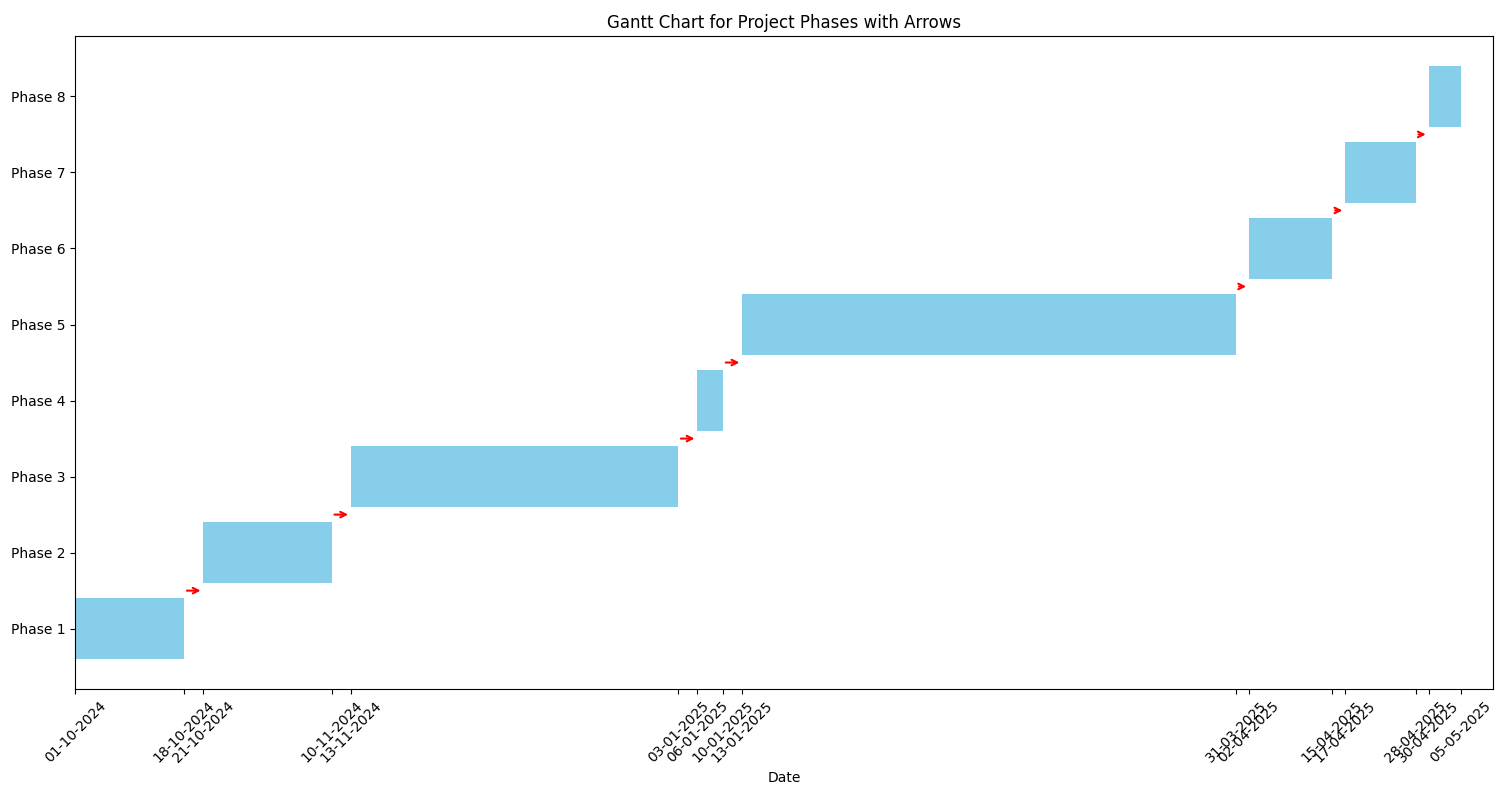

The script that drew this image:
import matplotlib.pyplot as plt
import pandas as pd
from matplotlib.dates import date2num, DateFormatter
from datetime import datetime, timedelta

# Define the project phases and deadlines using phase numbers only
project_phases = [
    {"Phase": "Phase 1", "Start": "2024-10-01", "End": "2024-10-18"},
    {"Phase": "Phase 2", "Start": "2024-10-21", "End": "2024-11-10"},
    {"Phase": "Phase 3", "Start": "2024-11-13", "End": "2025-01-03"},
    {"Phase": "Phase 4", "Start": "2025-01-06", "End": "2025-01-10"},
    {"Phase": "Phase 5", "Start": "2025-01-13", "End": "2025-03-31"},
    {"Phase": "Phase 6", "Start": "2025-04-02", "End": "2025-04-15"},
    {"Phase": "Phase 7", "Start": "2025-04-17", "End": "2025-04-28"},
    {"Phase": "Phase 8", "Start": "2025-04-30", "End": "2025-05-05"}
]

# Convert dates and prepare data for plotting
data = pd.DataFrame(project_phases)
data['Start'] = pd.to_datetime(data['Start'])
data['End'] = pd.to_datetime(data['End'])
data['Duration'] = data['End'] - data['Start']

# Plotting the Gantt chart with arrows connecting phases
fig, ax = plt.subplots(figsize=(16, 8))
for i, task in enumerate(data.itertuples()):
    ax.barh(task.Phase, (task.End - task.Start).days, left=date2num(task.Start), color='skyblue')
    # Adding arrows to connect phases from the end of one to the start of the next
    if i < len(data) - 1:
        next_task = data.iloc[i + 1]
        ax.annotate('', xy=(date2num(next_task.Start), i + 0.5),
                    xytext=(date2num(task.End), i + 0.5),
                    arrowprops=dict(arrowstyle='->', lw=1.5, color='red'))

# Formatting the chart to remove unnecessary distance from the start date
ax.set_xlim([date2num(data['Start'].min()), date2num(data['End'].max() + timedelta(days=5))])
ax.xaxis_date()
ax.xaxis.set_major_formatter(DateFormatter('%d-%m-%Y'))
plt.xticks(date2num(data['Start'].tolist() + data['End'].tolist()), rotation=45, fontsize=10)
ax.set_xlabel('Date')
ax.set_title('Gantt Chart for Project Phases with Arrows')
plt.tight_layout()
plt.show()
